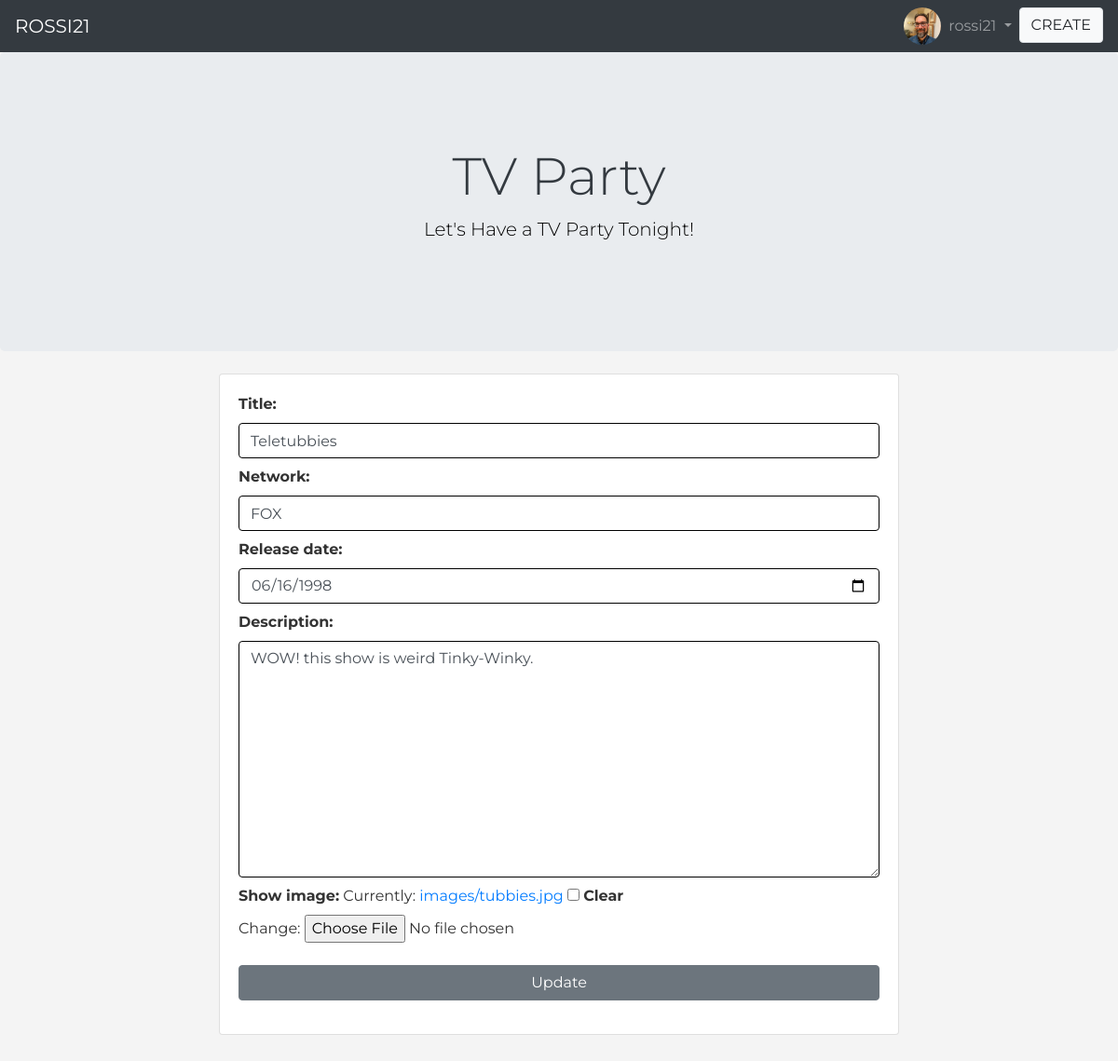
/shows/3/edit/ (signed in), run on the app's committed database.
### user_app/models.py (models this page shows, shortened)
class Profile(models.Model):
    user = models.OneToOneField(User, null=True, blank=True, on_delete=models.CASCADE)
    profile_image = models.ImageField(null=True, blank=True, upload_to="images/")
    updated_at = models.DateTimeField(auto_now=True, null= True)
    follows = models.ManyToManyField(
        "self",
        related_name="followed_by",
        symmetrical=False,
        blank=True
    )

class Show(models.Model):
    user = models.ForeignKey(User, null=True, on_delete=models.CASCADE)
    title = models.CharField(max_length=256)
    network = models.CharField(max_length=256)
    release_date = models.DateField()
    description = models.TextField()
    show_image = models.ImageField(null=True, blank=True, upload_to="images/")
    like = models.ManyToManyField(User, related_name='liked_shows', blank=True)
    comment = models.ManyToManyField(Comment, related_name='commented_shows', blank=True)
    created_at =  models.DateTimeField(auto_now_add=True, null = True)
    updated_at = models.DateTimeField(auto_now=True, null= True)

### user_app/views.py (the view)
# urls.py: path('shows/<int:id>/edit/', views.updateShow, name="updateShow"),
@login_required
def updateShow(request, id):
    profile = Profile.objects.get(user__id=request.user.id)
    show = Show.objects.get(id=id)
    form = CreateShowForm(instance=show)
    if request.method == 'POST':
        form = CreateShowForm(request.POST or None, request.FILES or None, instance=show)
        if form.is_valid():
            form.save()
        return redirect(f'/shows/{show.id}', show)
    context ={
        'show' : show,
        'form' : form,
        'profile' : profile
    }
    return render(request, 'updateShow.html', context)

### user_app/forms.py (shortened to what this page needs)
class CreateShowForm(forms.ModelForm):
    class Meta:
        model = Show
        fields = ('title', 'network', 'release_date', 'description', 'show_image')
        widgets = {
            'title': forms.TextInput(attrs={'class' : 'form-control mb-2'}),
            'network' : forms.TextInput(attrs={'class' : 'form-control mb-2'}),
            'release_date' : forms.DateInput(attrs={'type' :'date', 'class' : 'form-control mb-2'}),
            'description' : forms.Textarea(attrs={'class': 'form-control'}),
        }

### user_app/templates/updateShow.html (shortened to what this page needs)
{% extends 'main.html' %}
{% block content %}
{% include 'navbar.html' %}
{% include 'hero.html' %}
<div class="container mt-4 mb-4">
    <div class="row justify-content-center">
        <div class="col-md-8">
            <div class="card mb-4">
                <div class="card-body">
                    <div class="d-flex">
                        <div class="form-group form-width">
                            <form method="POST" action="#" enctype="multipart/form-data">
                                {{ form.title.label_tag }}
                                {{ form.title }}
                                {{ form.network.label_tag }}
                                {{ form.network }}
                                {{ form.release_date.label_tag}}
                                {{ form.release_date }}
                                {{ form.description.label_tag }}
                                {{ form.description }}
                                <div class="mt-2">
                                    {{ form.show_image.label_tag}}
                                    {{ form.show_image }}
                                </div>
                                <button class="btn btn-secondary mt-4" id="btn-width" type="submit">Update</button>
                            </form>
                        </div>
                    </div>
                </div>
            </div>
        </div>
    </div>
</div>
{% endblock %}

### user_app/templates/navbar.html (shortened to what this page needs)
<nav class="navbar navbar-expand-lg navbar-dark bg-dark">
    <a class="navbar-brand" href="https://github.com/Rossi-21">ROSSI21</a>
    <div class="collapse navbar-collapse" id="navbarNav">
        <ul class="navbar-nav ml-auto">
            {% if request.user.profile.profile_image %}
                <li class="nav-item">
                    <img class="rounded-circle profile_image" src="{{request.user.profile.profile_image.url}}"  alt="profile image" >
                </li>
            {% endif %}
            <li class="nav-item dropdown">
                <a class="nav-link dropdown-toggle" href="#" id="navbarDropdown" role="button" data-toggle="dropdown"
                    aria-haspopup="true" aria-expanded="false">
                    {{ request.user }}
                </a>
            </li>
            <li class="nav-item">
               <a class="btn btn-light border border-4" href="{% url  'createShow'%}">CREATE</a>
            </li>
        </ul>
    </div>
</nav>

### user_app/static/css/styles.css (style rules this page uses)
body { background-color: #f4f4f4; color: #333; font-family: 'Montserrat', sans-serif; }
a { text-decoration: none; }
.form-width, #btn-width { width: 100%; }
.form-group label { font-weight: bold; }
.form-control { border-color: black; }
.profile_image { width: 2.5em; height: 2.5em; object-fit: cover; }

### data on the page
Show: title "Teletubbies", network "FOX", release_date "06/16/1998", description "WOW! this show is weird Tinky-Winky."

### other printed values
{{ request.user }} "rossi21"
